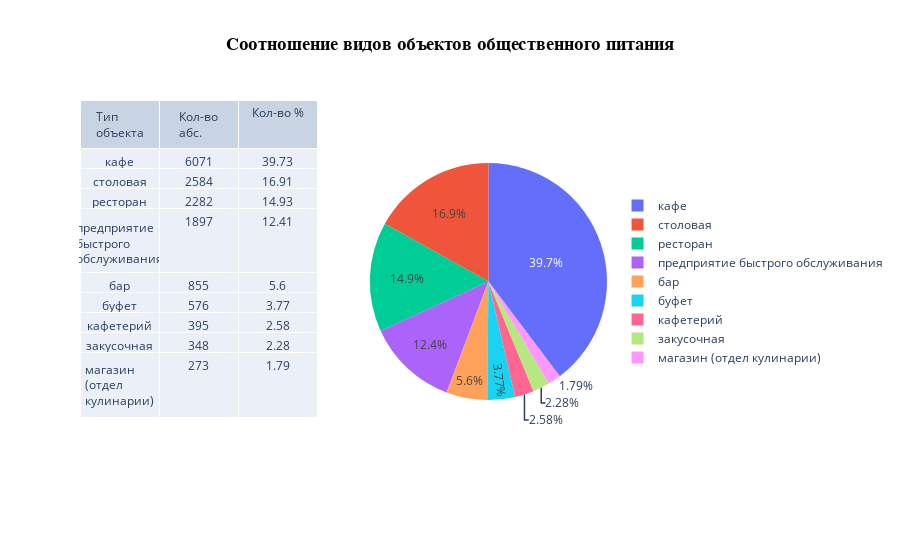

The cell this chart's notebook holds for it:
### Markdown cell above
# Оценка соотношения количества различных видов объектов общественного питания.

### Code cell
group_obj = rest_data.groupby('object_type')['id'].count().reset_index().sort_values('id',ascending=False).rename(columns={'id':'count'})
obj_sum = group_obj['count'].sum()
group_obj['percent'] =  round((group_obj['count']/obj_sum)*100,2)

wrapped_labels = [label.replace(' ', '\n') for label in group_obj['object_type']]

fig=plt.figure(figsize=(14,7))
sns.set_style('darkgrid')
sns.barplot(x='count', y='object_type', data=group_obj, color='royalblue')
plt.yticks(np.arange(len(wrapped_labels)), wrapped_labels)
plt.xticks(rotation=90)
plt.xlabel('Количество заведений')
plt.ylabel('Тип объекта')
plt.title('Количество различных видов объектов общественного питания', fontdict={'fontsize': 16, 'fontweight':'bold'},y=1.01)
plt.show()

header_count=['Тип объекта', 'Кол-во абс.','Кол-во %']

fig = make_subplots(rows=1, cols=2, specs=[[{'type':'domain'}, {'type':'domain'}]])
fig.add_trace(go.Table(
    header=dict(values=header_count),
    cells=dict(values=[group_obj[k].tolist() for k in group_obj.columns[:]],
                            align='center')),
               1,1)
fig.add_trace(go.Pie(
    labels=group_obj['object_type'], 
    values=group_obj['count']),
              1, 2)
fig.update_layout(
    legend=dict(y=.5),
    title_text='<b>Соотношение видов объектов общественного питания</b>',
    title_font_family="Arial",
    title_font_color="black",
    title_font_size = 18,
    title_x=0.5
    )
fig.show()

### Figure 1 — Plotly figure (JSON) as saved in the notebook; plotly's stock layout.template omitted (floating-point values rounded to 4 significant figures)
{"data": [{"cells": {"align": "center", "values": [["кафе", "столовая", "ресторан", "предприятие быстрого обслуживания", "бар", "буфет", "кафетерий", "закусочная", "магазин (отдел кулинарии)"], [6071, 2584, 2282, 1897, 855, 576, 395, 348, 273], [39.73, 16.91, 14.93, 12.41, 5.6, 3.77, 2.58, 2.28, 1.79]]}, "domain": {"x": [0, 0.45], "y": [0, 1]}, "header": {"values": ["Тип объекта", "Кол-во абс.", "Кол-во %"]}, "type": "table"}, {"domain": {"x": [0.55, 1], "y": [0, 1]}, "labels": ["кафе", "столовая", "ресторан", "предприятие быстрого обслуживания", "бар", "буфет", "кафетерий", "закусочная", "магазин (отдел кулинарии)"], "type": "pie", "values": [6071, 2584, 2282, 1897, 855, 576, 395, 348, 273]}], "layout": {"legend": {"y": 0.5}, "title": {"font": {"color": "black", "family": "Arial", "size": 18}, "text": "<b>Соотношение видов объектов общественного питания</b>", "x": 0.5}}}
